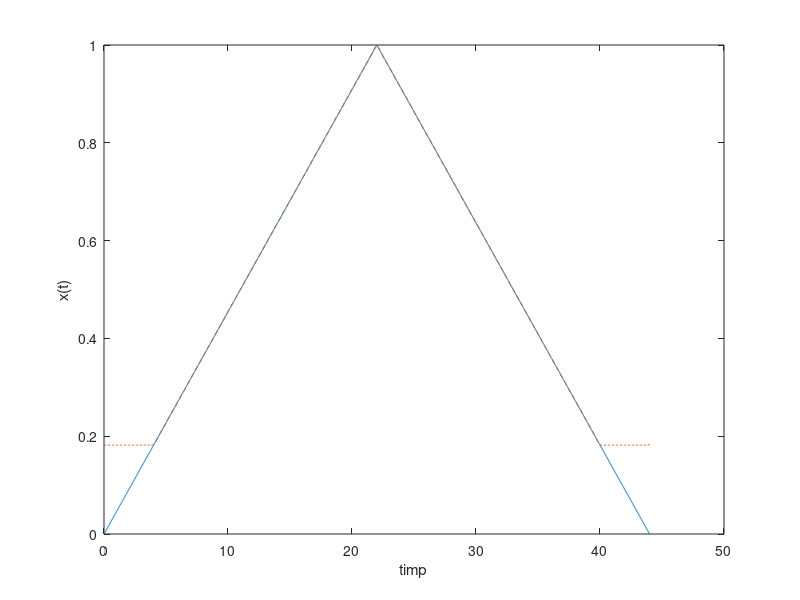
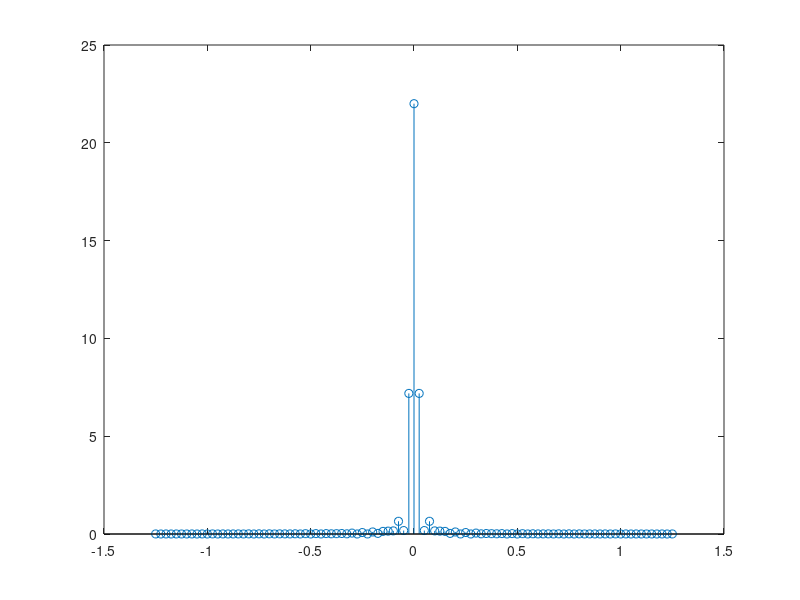

Recreate these plots in MATLAB, in order.
P=40; 
D=22; 
w0=2*pi/P; 
t_tr=0:0.02:D*2;
x1= sawtooth((pi/22)*t_tr,0.5)/2+0.5; 
t = 0:0.02:D*2;
x = zeros(1,length(t)); 
x(t<=D*2)=x1; 
figure(1);
plot(t,x);
ylabel('x(t)');
xlabel('timp');
hold on;
for k=-50:50
    xt = x1;
    xt = xt .* exp(-j*k*w0*t_tr); 
    X(k+51)=0; 
    for i = 1: length(t_tr)-1
        X(k+51) = X(k+51) + (t_tr(i+1)-t_tr(i))* (xt(i)+xt(i+1))/2; 
    end
end

for i = 1: length(t)
    xfin(i) = 0;
    for k=-50:50
        xfin(i) = xfin(i) + (1/P)*X(k+51)*exp(j*k*w0*t(i)); 
    end
end
plot(t,xfin,'--'); 
figure(2);
w=-50*w0:w0:50*w0; 
stem(w/(2*pi),abs(X));
